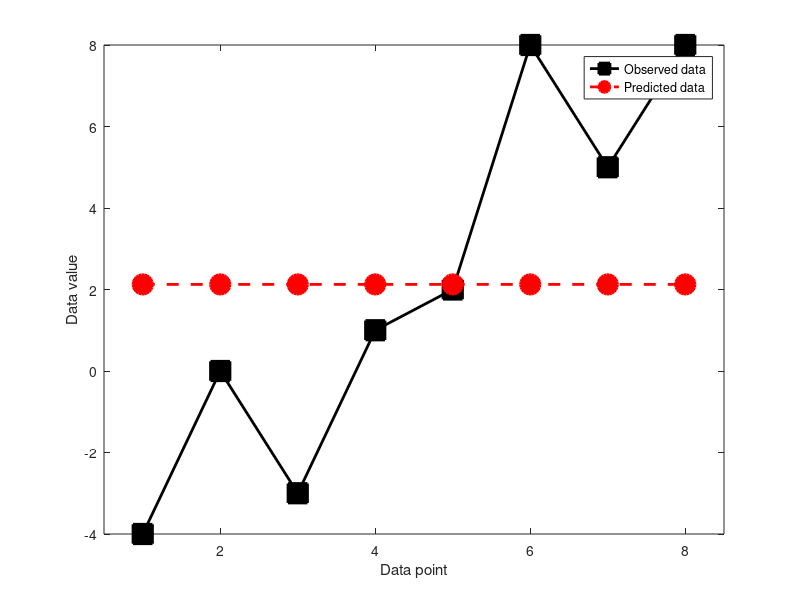
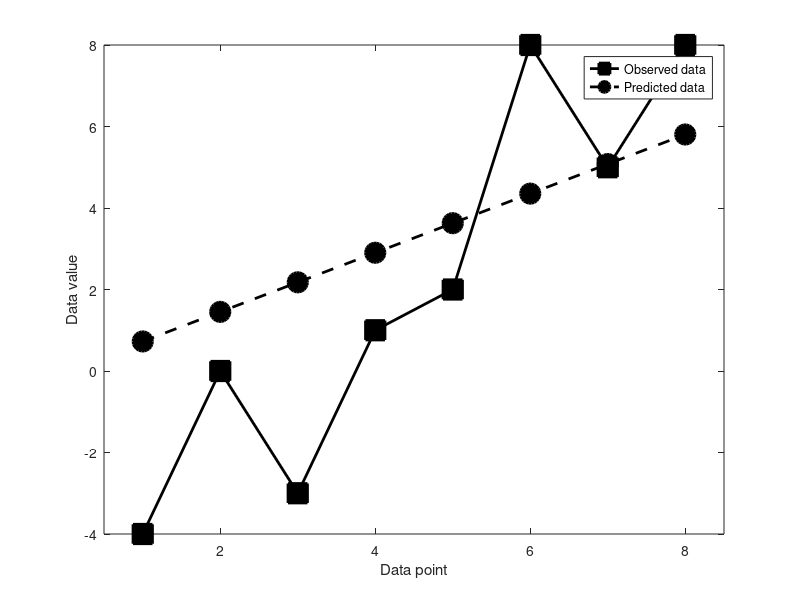
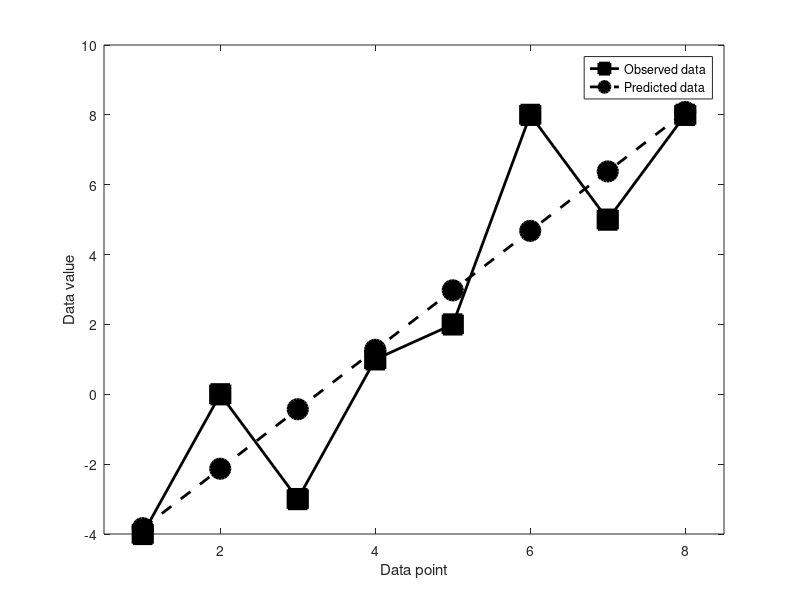
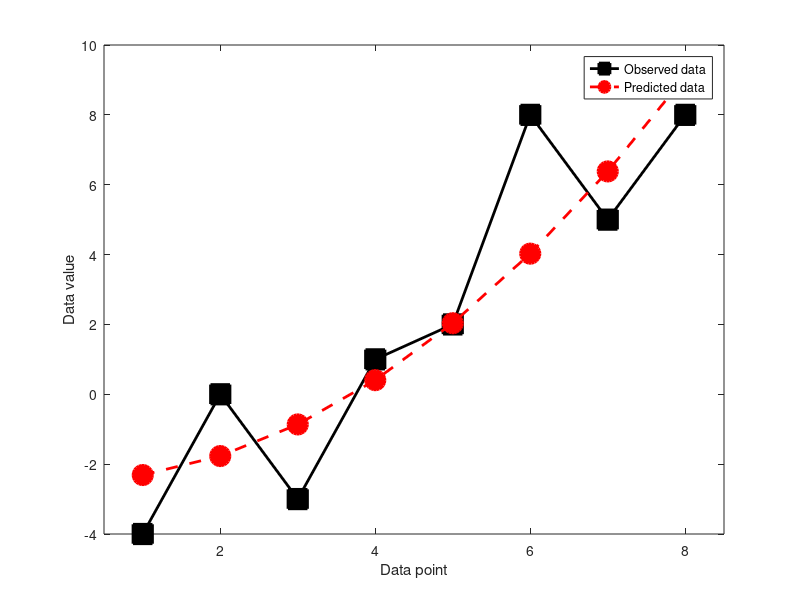

MATLAB code to generate these figures, in order: (Note: this script raises an error after producing the figures.)
%% LS via row reduction

m = 10;
n = 3;

% create the data
X = randn(m,n); % design matrix
y = randn(m,1); % outcome measures

% apply rref directly
rref([X y]);

% Identity matrix with 4 rows, rest zero

% reaply to the normal equations
Xsol = rref([X'*X X'*y]);

beta = Xsol(:,end)

% compare to left inverse: They are the same
beta2 = (X'*X)\(X'*y)

% Simplified even more (matlab version dependent)
X\y

%% LS Applications 1

% data
data = [-4,0,-3,1,2,8,5,8]';

N = length(data);

% design matrix
X = ones(N,1);

% fit the model
b = (X'*X)\(X'*data);

% compare with the mean
m = mean(data);

[b m] 

% compute model-predicted values
yHat = X*b;

% plot
figure(3), clf
plot(1:N,data,'ks-','markerfacecolor','k','linew',2,'markersize',14)
hold on
plot(1:N,yHat,'ro--','markerfacecolor','r','linew',2,'markersize',14)

set(gca,'xlim',[.5 N+.5])
xlabel('Data point'), ylabel('Data value')
legend({'Observed data';'Predicted data'})

%% Capture the linear trend shown in figure above
% design matrix
X = (1:N)';

% fit the model
b = (X'*X)\(X'*data);

% compare against the mean
m = mean(data);

% compute the model-predicted values
yHat = X*b;

% plot data and model prediction
figure(4), clf
plot(1:N,data,'ks-','markerfacecolor','k','linew',2,'markersize',14)
hold on
plot(1:N,yHat,'ko--','markerfacecolor','k','linew',2,'markersize',14)

set(gca,'xlim',[.5 N+.5])
xlabel('Data point'), ylabel('Data value')
legend({'Observed data';'Predicted data'})

%% Add the Intercept
% design matrix
X = [ ones(N,1) (1:N)' ];

% fit the model
b = (X'*X)\(X'*data);

% compare against the mean
m = mean(data);

% compute the model-predicted values
yHat = X*b;

% plot data and model prediction
figure(5), clf
plot(1:N,data,'ks-','markerfacecolor','k','linew',2,'markersize',14)
hold on
plot(1:N,yHat,'ko--','markerfacecolor','k','linew',2,'markersize',14)

set(gca,'xlim',[.5 N+.5])
xlabel('Data point'), ylabel('Data value')
legend({'Observed data';'Predicted data'})

%% Add nonlinear term by squaring
% design matrix
X = [ ones(N,1) (1:N)'.^2 ];

% fit the model
b = (X'*X)\(X'*data);

% compare against the mean
m = mean(data);

% compute the model-predicted values
yHat = X*b;

% plot data and model prediction
figure(6), clf
plot(1:N,data,'ks-','markerfacecolor','k','linew',2,'markersize',14)
hold on
plot(1:N,yHat,'ro--','markerfacecolor','r','linew',2,'markersize',14)

set(gca,'xlim',[.5 N+.5])
xlabel('Data point'), ylabel('Data value')
legend({'Observed data';'Predicted data'})

%% Least Squares Applications 2
% load the data
load EEG_RT_data.mat

N = length(rts);

% show the data
figure(4), clf
subplot(211)
plot(rts,'ks-','markersize',14,'markerfacecolor','k')
xlabel('Trial'), ylabel('Response time (ms)')

subplot(212)
imagesc(1:N,frex,EEGdata)
axis xy
xlabel('Trial'), ylabel('Frequency')
set(gca,'clim',[-3 3])

%% Model creation and fitting

% design matrix
X = [ ones(N-1,1) rts(1:end-1)' EEGdata(9,2:end)' ];

% compute parameters
b = (X'*X)\(X'*rts(2:end)');

% interpreting the coefficients:
disp([ 'Intercept: ' num2str(b(1)) ' ms' ])
disp([ 'Effect of prev. RT: ' num2str(b(2)) ' ms' ])
disp([ 'Effect of EEG energy: ' num2str(b(3)) ' ms' ])

%% compute effect over frequencies

b = zeros(size(frex));

for fi=1:length(frex)
    
    % design matrix
    X = [ ones(N,1) EEGdata(fi,:)' ];
    
    % compute parameters
    t = (X'*X)\(X'*rts');
    b(fi) = t(2);
end

% plot
figure(5), clf
subplot(211)
plot(frex,b,'rs-','markersize',14,'markerfacecolor','k')
xlabel('Frequency (Hz)')
ylabel('\beta-coefficient')


% scatterplots at these frequencies
frex2plot = dsearchn(frex',[ 8 20 ]');

for fi=1:2
    subplot(2,2,2+fi)
    
    plot(EEGdata(frex2plot(fi),:),rts,'rs','markerfacecolor','k')
    h=lsline;
    set(h,'linew',2,'color','k')
    
    xlabel('EEG energy'), ylabel('RT')
    title([ 'EEG signal at ' num2str(round(frex(frex2plot(fi)))) ' Hz' ])
end

%% Code Challenge: LS via QR Decomposition
% generate random data
m = 10;
n = 3;

X = randn(m,n);
y = randn(m,1);

% Solve for bet using QR

[Q,R] = qr(X);

beta = (R'*R)\(Q*R)'*y;

% compare QR with standard left-inverse method
beta2 = X\y;

[beta beta2]


